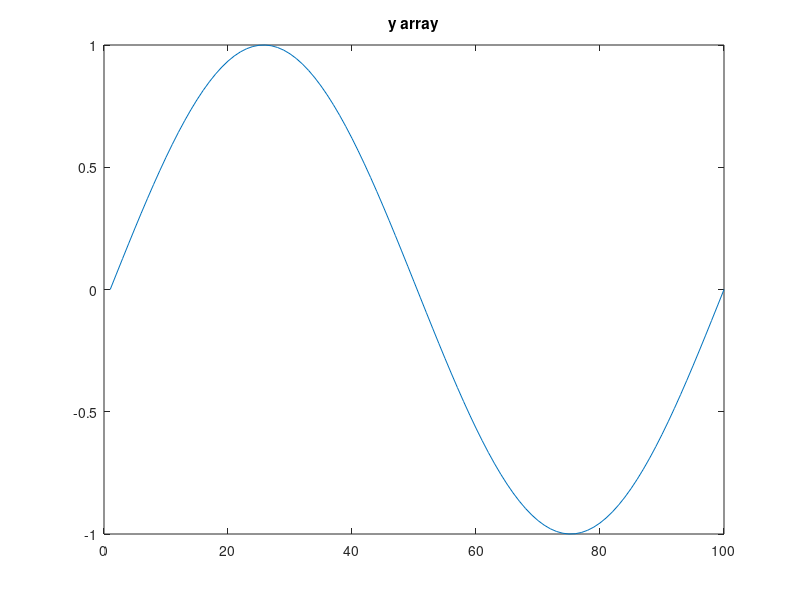

MATLAB code to generate this figure: (Note: this script raises an error after producing the figure.)
%% |expand3| documentation
% The |expand3| function creates a 3D matrix from the product of a 2D grid and a 1D
% vector.
% 
% <CDT_Contents.html Back to Climate Data Tools Contents>.
%% Syntax
% 
%  Z3 = expand3(Z,y)
% 
%% Description
% 
% |Z3 = expand3(Z,y)| creates a 3D matrix |Z3| through elementwise
% multiplication of the 2D grid |Z| and the 1D array |y|. 
% 
%% Examples
% Imagine you have a 50x50 grid like this: 

Z = peaks(50); 

pcolor(Z); 
title 'Z grid'

%% 
% And you know that whole grid varies sinusoidally through time like this: 

% A sinusoid at 100 equally spaced intervals: 
y = sin(linspace(0,2*pi,100)); 

plot(y)
title 'y array'

%% 
% These are the dimensions of |Z| and |y|: 

whos Z y

%%
% We want to turn that 50x50 |Z| grid and the 1x100 |y| array into a
% 50x50x100 matrix where the first 50x50 slice of |Z3| is equivalent to
% |Z*y(1)|, the second slice is |Z*y(2)|, etc. Here's how: 

Z3 = expand3(Z,y); 

whos Z3

%%
% That's it. 
% 
% You can then animate the plot and save it as a <gif.documentation.html
% |gif|> like this: 
% 
%  % Plot the first frame: 
%  h = surf(Z(:,:,1)); 
%  shading interp
%  axis([-3 3 -3 3 -9 9])  
%  
%  % Make it fancy: 
%  camlight
%  set(gca,'color','k') 
%  set(gcf,'color','k') 
%  caxis([min(Z(:)) max(Z(:))])
% 
%  % Write the first frame: 
%  gif('myfile.gif') 
%  
%  % Loop through each remaining frame: 
%  for k = 2:100
%     set(h,'Zdata',Z(:,:,k))
%     gif % saves this frame
%  end
% 
%% 
% And that's it. Here's what the final product looks like: 
% 
% <<myfile.gif>>
% 
%% Author Info
% This function is part of the <http://www.github.com/chadagreene/CDT Climate Data Toolbox for Matlab>.
% The function and supporting documentation were written by Chad A. Greene
% of the University of Texas at Austin. 
